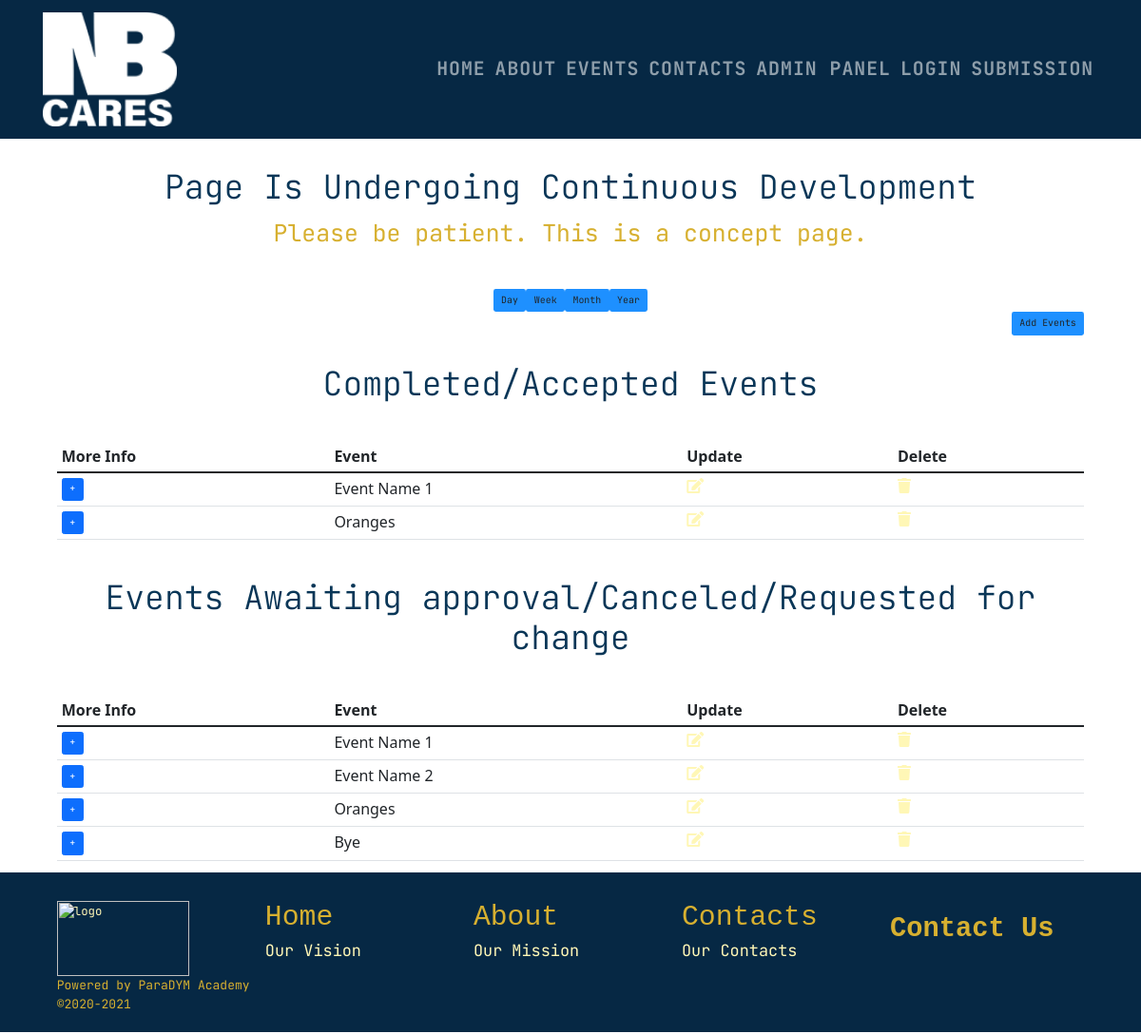
Before: /events with the older database file.
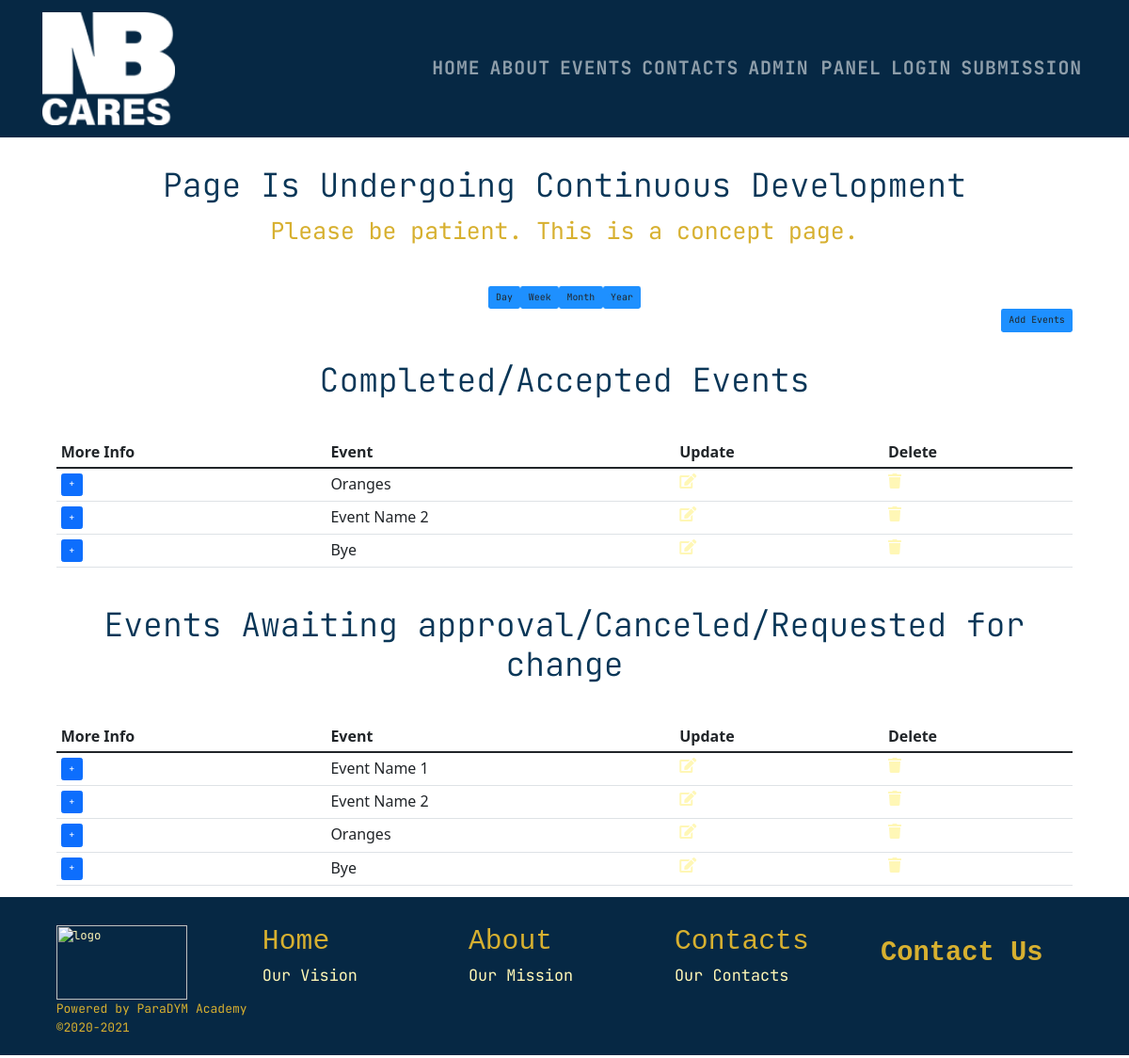
After: the same page with the newer database file.
### ProjectSite/models.py (models this page shows, shortened)
class OrgEvent(models.Model):
    EVENT_STATUS = (
        ('Accepted', 'Accepted'),
        ('Waiting Approval', 'Waiting Approval'),
    )
    org_event_organization = models.ForeignKey(Organization, null=True, on_delete=models.SET_NULL)
    org_event_event = models.ForeignKey(Event, null=True, on_delete=models.SET_NULL)
    org_event_status = models.CharField(max_length=20, null=True, choices=EVENT_STATUS)
    org_event_date_created = models.DateTimeField(auto_now_add=True, null=True, blank=True)
    def __str__(self):
        return str(self.org_event_event.event_name)

class Event(models.Model):
    event_name = models.CharField(max_length=100, null=True, blank=False)
    event_sTime = models.DateTimeField(null=True, blank=False)
    event_eTime = models.DateTimeField(null=True, blank=False)
    event_description = models.CharField(max_length=400, null=True, blank=True)
    event_tag = models.ManyToManyField(Tag, blank=True)
    event_date_created = models.DateTimeField(auto_now_add=True, null=True, blank=True)

### ProjectSite/views.py (the view)
# urls.py: path('events', views.view_events, name="events"),
def view_events(request):
    orgevents = OrgEvent.objects.all()
    completed_events = orgevents.filter(org_event_status='Accepted')
    event_add = ProjectForms()
    if request.method == 'POST':
        event_add = ProjectForms(request.POST)
        if event_add.is_valid():
            event_add.save()
            return redirect('events')
    events = Event.objects.all()
    context = {'events': events, 'event_add': event_add, 'completed_events': completed_events}
    return render(request, 'ProjectSite/events.html', context)

### templates/ProjectSite/events.html (shortened to what the changed rows need)
{% extends 'ProjectSite/base.html' %}
{% load static %}
{% block body %}
    <section>
        <div class="container px-5">
            <div class="gx-5 align-items-center">
                <div class="col-lg-12 order-lg-1">
                    <div class="p-5">
                        <h2 class="display-4 text-center">Page Is Undergoing Continuous Development</h2>
                    </div>
                </div>
            </div>
        </div>
    </section>
    <section>
        <div class="container px-5">
            <div class="gx-5 align-items-center">
                <div class="col-lg-12 order-lg-1">
                    <div class="p-5">
                        <h2 class="display-4 text-center">Completed/Accepted Events</h2>
                    </div>
                </div>
            </div>
        </div>
    </section>
    <section>
        <div class="container px-5 d-flex justify-content-end">
            <table class="table table-hover">
                <thead>
                <tr>
                    <th scope="col">More Info</th>
                    <th scope="col">Event</th>
                    <th scope="col">Update</th>
                    <th scope="col">Delete</th>
                </tr>
                </thead>
                <tbody>
                {% for completed_event in completed_events %}
                <tr>
                    <td><button type="button" class="btn btn-primary" data-bs-toggle="modal" data-bs-target="#event-summary">+</button></td>
                    <td>{{completed_event}}</td>
                    <td><a class="update-icon" href=""><i class="fas fa-edit"></i></a></td>
                    <td><a href="" class="delete-icon"><i class="fas fa-trash"></i></a></td>
                </tr>
                {% endfor %}
                </tbody>
            </table>
        </div>
    </section>
    <section>
        <div class="container px-5">
            <div class="gx-5 align-items-center">
                <div class="col-lg-12 order-lg-1">
                    <div class="p-5">
                        <h2 class="display-4 text-center">Events Awaiting approval/Canceled/Requested for change</h2>
                    </div>
                </div>
            </div>
        </div>
    </section>
    <section>
        <div class="container px-5 d-flex justify-content-end">
            <table class="table table-hover">
                <thead>
                <tr>
                    <th scope="col">More Info</th>
                    <th scope="col">Event</th>
                    <th scope="col">Update</th>
                    <th scope="col">Delete</th>
                </tr>
                </thead>
                <tbody>
                {% for event in events %}
                <tr>
                    <td><button type="button" class="btn btn-primary" data-bs-toggle="modal" data-bs-target="#event-summary">+</button></td>
                    <td>{{ event.event_name }}</td>
                    <td><a class="update-icon" href=""><i class="fas fa-edit"></i></a></td>
                    <td><a href="" class="delete-icon"><i class="fas fa-trash"></i></a></td>
                </tr>
                {% endfor %}
                </tbody>
            </table>
        </div>
    </section>
{% endblock %}

Changed rows visible on the page:
removed OrgEvent: org_event_event.event_name "Event Name 1"
added OrgEvent: org_event_event.event_name "Event Name 2"
added OrgEvent: org_event_event.event_name "Bye"
